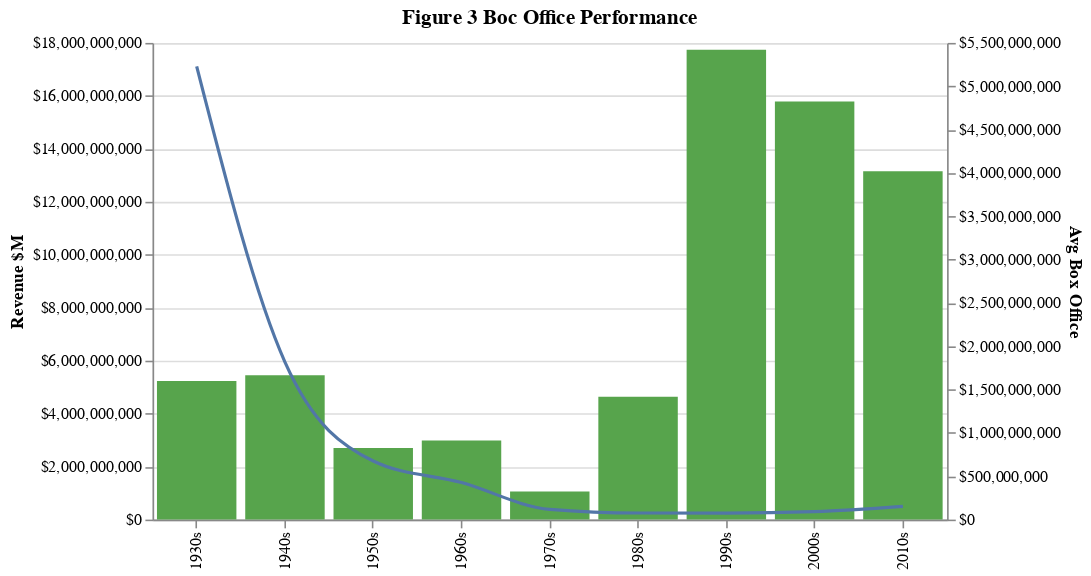

Notebook code cell kept with this figure:
### Code cell
base = alt.Chart(decade_df,width=500, height=300).encode(
                alt.X('Decade:O', axis=alt.Axis(title=None))
                ).properties(title="Figure 3 Boc Office Performance")
area = base.mark_bar(color='#57A44C').encode(
                alt.Y('total_gross:Q',title='Revenue $M',axis=alt.Axis(format='$,.0f')))
line = base.mark_line(stroke='#5276A7', interpolate='monotone').encode(
                alt.Y('mean_gross:Q',axis=alt.Axis(title='Avg Box Office',format='$,.0f')))
    
alt.layer(area, line).resolve_scale(y = 'independent')

### Figure 1 — Vega-Lite specification as saved in the notebook (floating-point values rounded to 4 significant figures)
{"config": {"view": {"continuousWidth": 400, "continuousHeight": 300}}, "layer": [{"mark": {"type": "bar", "color": "#57A44C"}, "encoding": {"x": {"type": "ordinal", "axis": {"title": null}, "field": "Decade"}, "y": {"type": "quantitative", "axis": {"format": "$,.0f"}, "field": "total_gross", "title": "Revenue $M"}}, "height": 300, "title": "Figure 3 Boc Office Performance", "width": 500}, {"mark": {"type": "line", "interpolate": "monotone", "stroke": "#5276A7"}, "encoding": {"x": {"type": "ordinal", "axis": {"title": null}, "field": "Decade"}, "y": {"type": "quantitative", "axis": {"format": "$,.0f", "title": "Avg Box Office"}, "field": "mean_gross"}}, "height": 300, "title": "Figure 3 Boc Office Performance", "width": 500}], "data": {"name": "data-3b0cafdb18c97b2f75a490d90021be24"}, "resolve": {"scale": {"y": "independent"}}, "$schema": "https://vega.github.io/schema/vega-lite/v4.8.1.json", "datasets": {"data-3b0cafdb18c97b2f75a490d90021be24": [{"Decade": "1930s", "total_gross": 5229000000.0, "mean_gross": 5229000000.0, "movie_count": 1}, {"Decade": "1940s", "total_gross": 5454000000.0, "mean_gross": 1818000000.0, "movie_count": 3}, {"Decade": "1950s", "total_gross": 2706000000.0, "mean_gross": 676600000.0, "movie_count": 4}, {"Decade": "1960s", "total_gross": 2989000000.0, "mean_gross": 427100000.0, "movie_count": 7}, {"Decade": "1970s", "total_gross": 1063000000.0, "mean_gross": 118100000.0, "movie_count": 9}, {"Decade": "1980s", "total_gross": 4637000000.0, "mean_gross": 76010000.0, "movie_count": 61}, {"Decade": "1990s", "total_gross": 17740000000.0, "mean_gross": 75180000.0, "movie_count": 236}, {"Decade": "2000s", "total_gross": 15790000000.0, "mean_gross": 91810000.0, "movie_count": 172}, {"Decade": "2010s", "total_gross": 13150000000.0, "mean_gross": 152900000.0, "movie_count": 86}]}}
